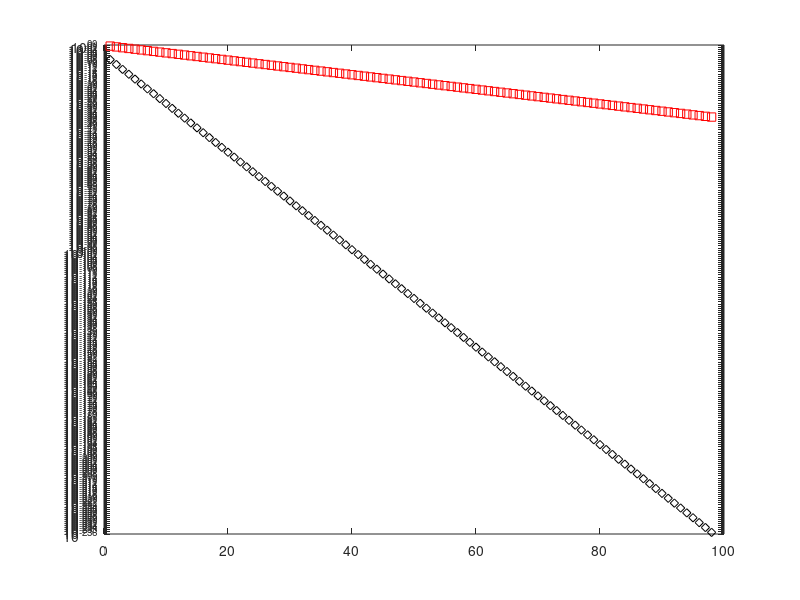

Source code (MATLAB):
clear
clc
close all

l1 = 1.5;
l2 = .1;
sig = 10;

rat1 = [];
rat2 = [];
for t = 3 : 100
    num1 = l2^(2*t) + sig^2 * ((l2^(2*(t-1)) - 1)/ (l2^2 - 1));
    den1 = l1^(2*t) + sig^2 * ((l1^(2*(t-1)) - 1)/ (l1^2 - 1));
    rat1 = [rat1, num1 / den1];
    
    num2 = l2^(2*t);
    den2 = l1^(2*t);
    rat2 = [rat2, num2 / den2];
end

% l1 = 1.5;
% l2 = 1.1;
% sig = 1;
% t = 11;
% num = l2^(2*t) + sig^2 * ((l2^(2*(t-1)) - 1)/ (l2^2 - 1));
% den = l1^(2*t) + sig^2 * ((l1^(2*(t-1)) - 1)/ (l1^2 - 1));

figure;
semilogy(rat1, 'rs')
hold
semilogy(rat2, 'kd')